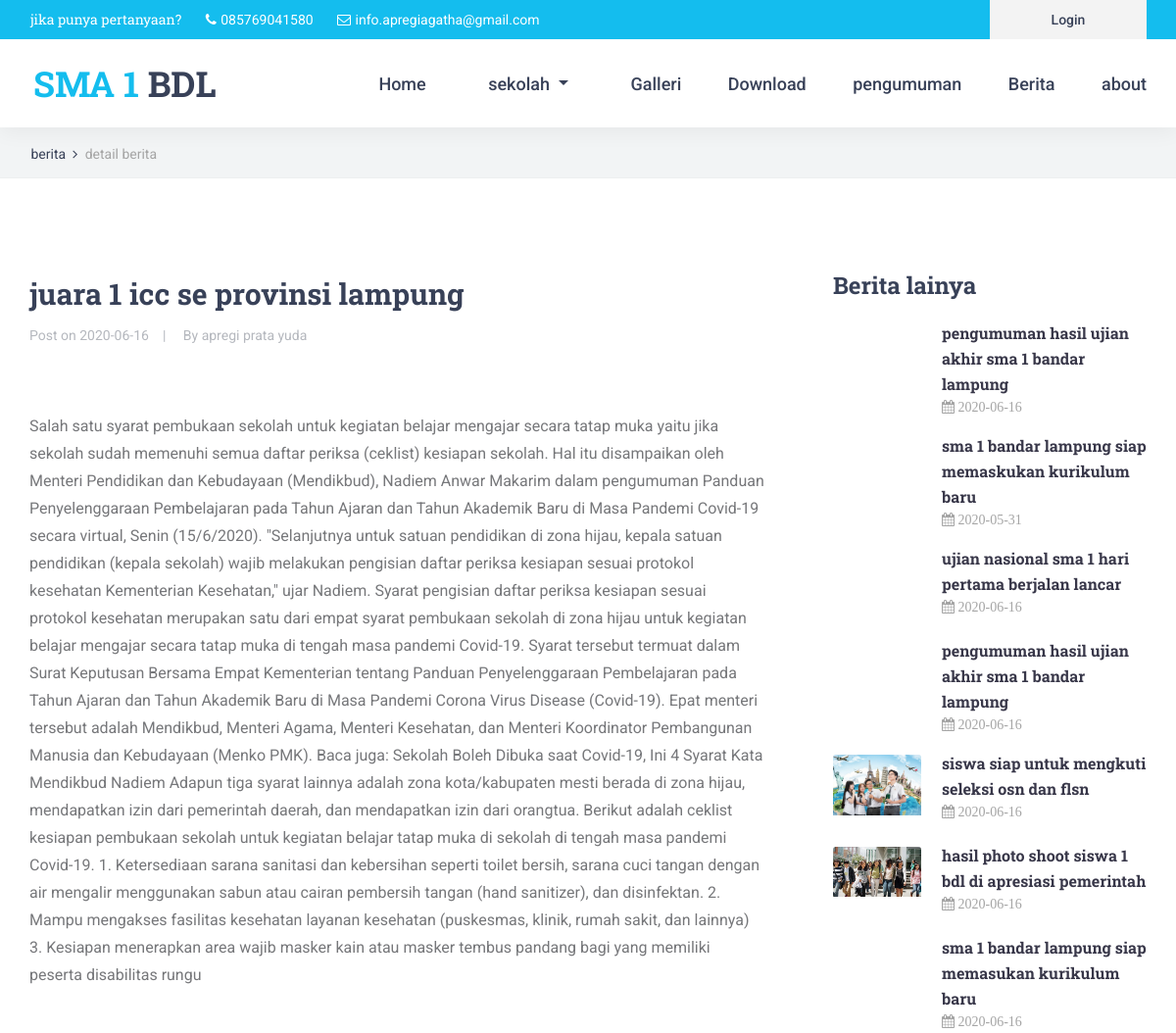
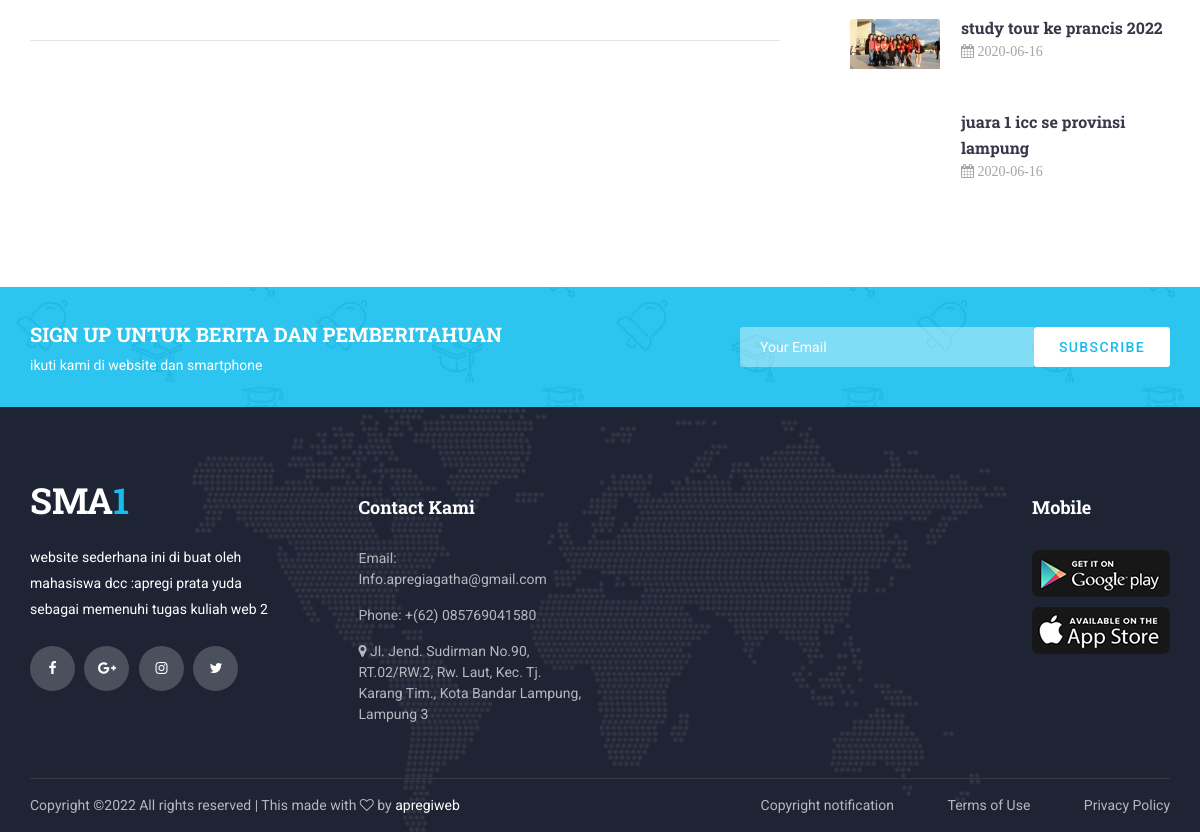
The app's page /Home/detail_berita/juara-1-icc-se-provinsi-lampung with its own data (2 pictures, top to bottom).
### tables this page shows
CREATE TABLE `setting` (
  `id` int(11) NOT NULL,
  `nama_sekolah` varchar(255) NOT NULL,
  `alamat` varchar(100) NOT NULL,
  `no_telp` varchar(100) NOT NULL,
  `kepala_sekolah` varchar(100) NOT NULL,
  `nip` varchar(100) NOT NULL,
  `visi_sekolah` text NOT NULL,
  `misi_sekolah` text NOT NULL,
  `foto_kepsek` varchar(255) NOT NULL,
  `sejarah` text NOT NULL
);

CREATE TABLE `berita` (
  `id_berita` int(11) NOT NULL,
  `judul_berita` varchar(100) NOT NULL,
  `slug_berita` varchar(100) NOT NULL,
  `isi_berita` text NOT NULL,
  `gambar` varchar(100) NOT NULL,
  `tgl` date NOT NULL,
  `id_user` int(11) NOT NULL
);

CREATE TABLE `user` (
  `id_user` int(11) NOT NULL,
  `nama_user` varchar(100) NOT NULL,
  `username` varchar(100) NOT NULL,
  `password` varchar(20) NOT NULL,
  `level` int(2) NOT NULL
);

### application/views/layout/v_wrapper.php (called while the page is built)
<?php
require_once('v_head.php');
require_once('v_header.php');
require_once('v_nav.php');
require_once('v_content.php');
require_once('v_footer.php');
  ?>

### application/controllers/Home.php (called while the page is built, shortened)
<?php
class Home extends CI_Controller {
	public function __construct()
 	{
 		$this->load->model('M_home');
 		$this->load->model('M_guru');
 	}
	public function detail_berita($slug_berita)
	{
		$data = array('title' => 'detail_berita',
			           'latest_berita' => $this->M_home->latest_berita(),
			           'berita'  => $this->M_home->detail_berita($slug_berita),
			           'isi' => 'v_detail_berita'
	);
		$this->load->view('layout/v_wrapper', $data, FALSE);
	}
}
 ?>

### index.php (called while the page is built, shortened)
<?php
require_once BASEPATH.'core/CodeIgniter.php';

### application/models/M_setting.php (called while the page is built, shortened)
<?php
class m_setting extends CI_model
{
	public function detail_sekolah()
	{
		$this->db->select('*');
		$this->db->from('setting');
		$this->db->order_by('id','desc');
		return $this->db->get()->row();
	}
}
  ?>

### application/views/layout/v_content.php (called while the page is built)
<?php
if($isi){
	$this->load->view($isi);
}
 ?>

### application/models/M_home.php (called while the page is built, shortened)
<?php
class M_home extends CI_model
{
	public function detail_berita($slug_berita)
	{
		$this->db->select('*');
		$this->db->from('berita');
		$this->db->join('user','user.id_user = berita.id_user', 'left');
		$this->db->where('slug_berita',$slug_berita );
		return $this->db->get()->row();
	}
	public function latest_berita()
	{
		$this->db->select('*');
		$this->db->from('berita');
		$this->db->join('user','user.id_user = berita.id_user', 'left');
		$this->db->order_by('id_berita','asc');
		$this->db->limit(10);
		return $this->db->get()->result();
	}
}
 ?>

### application/views/v_detail_berita.php (the view, shortened to what this page needs)
	<div class="home">
		<div class="breadcrumbs_container">
			<div class="container">
				<div class="row">
					<div class="col">
						<div class="breadcrumbs">
							<ul>
								<li><a href="<?= base_url('home/berita')?>">berita</a></li>
								<li>detail berita</li>
							</ul>
						</div>
					</div>
				</div>
			</div>
		</div>
	</div>
	<div class="blog">
		<div class="container">
			<div class="row">
				<div class="col-lg-8">
					<div class="blog_content">
						<div class="blog_title"><?= $berita->judul_berita ?></div>
						<div class="blog_meta">
							<ul>
								<li>Post on  <?= $berita->tgl ?></li>
								<li>By <?= $berita->nama_user ?></li>
							</ul>
						</div>
						<div class="blog_image"><img src="<?= base_url('gambarb/'.$berita->gambar) ?>" alt=""></div>
						<p><?= $berita->isi_berita?></p>
					</div>
					<hr>
				</div>
				<div class="col-lg-4">
					<div class="sidebar">
						<div class="sidebar_section">
							<div class="sidebar_section_title">Berita lainya</div>
							<div class="sidebar_latest">
									<?php foreach ($latest_berita as $key => $value) {?>
								<div class="latest d-flex flex-row align-items-start justify-content-start">
									<div class="latest_image"><div><img src="<?= base_url('gambarb/'.$value->gambar) ?>" alt=""></div></div>
									<div class="latest_content">
										<div class="latest_title"><a href="<?= base_url('Home/detail_berita/'.$value->slug_berita) ?>"><?= $value->judul_berita?></a></div>
										<div class="fa fa-calendar"> <?= $value->tgl ?></div>
									</div>
								</div>
							<?php } ?>
								</div>
							</div>
						</div>
					</div>
				</div>
			</div>
		</div>
	</div>
<div class="newsletter">
		<div class="newsletter_background" style="background-image:url(<?= base_url()?>template/front-end/images/newsletter_background.jpg)"></div>
		<div class="container">
			<div class="row">
				<div class="col">
					<div class="newsletter_container d-flex flex-lg-row flex-column align-items-center justify-content-start">
						<div class="newsletter_content text-lg-left text-center">
							<div class="newsletter_title">sign up untuk berita dan pemberitahuan</div>
							<div class="newsletter_subtitle">ikuti kami di website dan smartphone</div>
						</div>
						<div class="newsletter_form_container ml-lg-auto">
							<form action="#" id="newsletter_form" class="newsletter_form d-flex flex-row align-items-center justify-content-center">
								<input type="email" class="newsletter_input" placeholder="Your Email" required="required">
								<button type="submit" class="newsletter_button">subscribe</button>
							</form>
						</div>
					</div>
				</div>
			</div>
		</div>
	</div>

### application/views/layout/v_header.php
<body>
<?php
$setting = $this->m_setting->detail_sekolah();
?>
<div class="super_container">
	<header class="header">
		<div class="top_bar">
			<div class="top_bar_container">
				<div class="container">
					<div class="row">
						<div class="col">
							<div class="top_bar_content d-flex flex-row align-items-center justify-content-start">
								<ul class="top_bar_contact_list">
									<li><div class="question">jika punya pertanyaan?</div></li>
									<li>
										<i class="fa fa-phone" aria-hidden="true"></i>
										<div><?= $setting->no_telp?></div>
									</li>
									<li>
										<i class="fa fa-envelope-o" aria-hidden="true"></i>
										<div>info.apregiagatha@gmail.com</div>
									</li>
								</ul>
								<div class="top_bar_login ml-auto">
									<div class="login_button"><a href="<?= base_url('login') ?>">Login</a></div>
								</div>
							</div>
						</div>
					</div>
				</div>
			</div>
		</div>

### application/views/layout/v_footer.php (shortened to what this page needs)
<?php
$setting = $this->m_setting->detail_sekolah();
?>
	<footer class="footer">
		<div class="footer_background" style="background-image:url(<?= base_url() ?>template/front-end/images/footer_background.png)"></div>
		<div class="container">
			<div class="row footer_row">
				<div class="col">
					<div class="footer_content">
						<div class="row">
							<div class="col-lg-3 footer_col">
								<div class="footer_section footer_about">
									<div class="footer_logo_container">
										<a href="<?= base_url() ?>template/front-end/">
											<div class="footer_logo_text">SMA<span>1</span></div>
										</a>
									</div>
									<div class="footer_about_text">
										<p>website sederhana ini di buat oleh mahasiswa dcc :apregi prata yuda sebagai memenuhi tugas kuliah web 2</p>
									</div>
									<div class="footer_social">
										<ul>
											<li><a href="#"><i class="fa fa-facebook" aria-hidden="true"></i></a></li>
											<li><a href="#"><i class="fa fa-google-plus" aria-hidden="true"></i></a></li>
											<li><a href="#"><i class="fa fa-instagram" aria-hidden="true"></i></a></li>
											<li><a href="#"><i class="fa fa-twitter" aria-hidden="true"></i></a></li>
										</ul>
									</div>
								</div>
							</div>
							<div class="col-lg-3 footer_col">
								<div class="footer_section footer_contact">
									<div class="footer_title">Contact Kami</div>
									<div class="footer_contact_info">
										<ul>
											<li>Email: Info.apregiagatha@gmail.com</li>
											<li>Phone:  +(62) <?= $setting->no_telp?></li>
											<li><i class="fa fa-map-marker"></i> <?= $setting->alamat?></li>
										</ul>
									</div>
								</div>
							</div>
							<div class="col-lg-3 footer_col">
							</div>
							<div class="col-lg-3 footer_col clearfix">
								<div class="footer_section footer_mobile">
									<div class="footer_title">Mobile</div>
									<div class="footer_mobile_content">
										<div class="footer_image"><a href="#"><img src="<?= base_url() ?>template/front-end/images/mobile_1.png" alt=""></a></div>
										<div class="footer_image"><a href="#"><img src="<?= base_url() ?>template/front-end/images/mobile_2.png" alt=""></a></div>
									</div>
								</div>
							</div>
						</div>
					</div>
				</div>
			</div>
			<div class="row copyright_row">
				<div class="col">
					<div class="copyright d-flex flex-lg-row flex-column align-items-center justify-content-start">
						<div class="cr_text">
Copyright &copy;<script>document.write(new Date().getFullYear());</script> All rights reserved | This made with <i class="fa fa-heart-o" aria-hidden="true"></i> by <a href="https://apregi.com" target="_blank">apregiweb</a>
</div>
						<div class="ml-lg-auto cr_links">
							<ul class="cr_list">
								<li><a href="#">Copyright notification</a></li>
								<li><a href="#">Terms of Use</a></li>
								<li><a href="#">Privacy Policy</a></li>
							</ul>
						</div>
					</div>
				</div>
			</div>
		</div>
	</footer>
</body>
</html>

### records on screen
setting: no_telp "085769041580", alamat "Jl. Jend. Sudirman No.90, RT.02/RW.2, Rw. Laut, Kec. Tj. Karang Tim., Kota Bandar Lampung, Lampung 3"
berita: judul_berita "juara 1 icc se provinsi lampung", tgl "2020-06-16", id_user.nama_user "apregi prata yuda", isi_berita "Salah satu syarat pembukaan sekolah untuk kegiatan belajar mengajar secara tatap muka yaitu jika sekolah sudah memenuhi semua daftar periksa (ceklist) kesiapan sekolah. Hal itu disampaikan oleh Menteri Pendidikan dan Kebudayaan (Mendikbud), Nadiem Anwar Makarim dalam pengumuman Panduan Penyelenggaraan Pembelajaran pada Tahun Ajaran dan Tahun Akademik Baru di Masa Pandemi Covid-19 secara virtual, Senin (15/6/2020). \"Selanjutnya untuk satuan pendidikan di zona hijau, kepala satuan pendidikan (kepala sekolah) wajib melakukan pengisian daftar periksa kesiapan sesuai protokol kesehatan Kementerian Kesehatan,\" ujar Nadiem. Syarat pengisian daftar periksa kesiapan sesuai protokol kesehatan…"
berita: judul_berita "pengumuman hasil ujian akhir sma 1 bandar lampung", tgl "2020-06-16"
berita: judul_berita "sma 1 bandar lampung siap memaskukan kurikulum baru", tgl "2020-05-31"
berita: judul_berita "ujian nasional sma 1 hari pertama berjalan lancar", tgl "2020-06-16"
berita: judul_berita "pengumuman hasil ujian akhir sma 1 bandar lampung", tgl "2020-06-16"
berita: gambar (picture), judul_berita "siswa siap untuk mengkuti seleksi osn dan flsn", tgl "2020-06-16"
berita: gambar (picture), judul_berita "hasil photo shoot siswa 1 bdl di apresiasi pemerintah", tgl "2020-06-16"
berita: judul_berita "sma 1 bandar lampung siap memasukan kurikulum baru", tgl "2020-06-16"
berita: gambar (picture), judul_berita "study tour ke prancis 2022", tgl "2020-06-16"
